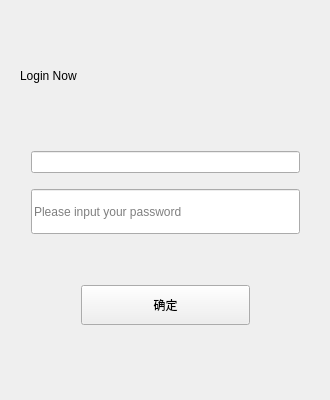
<?xml version="1.0" encoding="UTF-8"?>
<ui version="4.0">
 <class>LoginClass</class>
 <widget class="QWidget" name="LoginClass">
  <property name="geometry">
   <rect>
    <x>0</x>
    <y>0</y>
    <width>330</width>
    <height>400</height>
   </rect>
  </property>
  <property name="windowTitle">
   <string>Login</string>
  </property>
  <widget class="QLabel" name="label_2">
   <property name="geometry">
    <rect>
     <x>20</x>
     <y>50</y>
     <width>281</width>
     <height>51</height>
    </rect>
   </property>
   <property name="styleSheet">
    <string notr="true">font: 87 20pt &quot;Arial Black&quot;;</string>
   </property>
   <property name="text">
    <string>Login Now</string>
   </property>
  </widget>
  <widget class="QWidget" name="layoutWidget">
   <property name="geometry">
    <rect>
     <x>20</x>
     <y>130</y>
     <width>291</width>
     <height>127</height>
    </rect>
   </property>
   <layout class="QVBoxLayout" name="verticalLayout">
    <item>
     <widget class="QLineEdit" name="lineEdit"/>
    </item>
    <item>
     <widget class="QLineEdit" name="lineEdit_password">
      <property name="minimumSize">
       <size>
        <width>0</width>
        <height>45</height>
       </size>
      </property>
      <property name="styleSheet">
       <string notr="true"/>
      </property>
      <property name="echoMode">
       <enum>QLineEdit::Password</enum>
      </property>
      <property name="placeholderText">
       <string>Please input your password</string>
      </property>
     </widget>
    </item>
   </layout>
  </widget>
  <widget class="QWidget" name="layoutWidget_2">
   <property name="geometry">
    <rect>
     <x>70</x>
     <y>270</y>
     <width>191</width>
     <height>71</height>
    </rect>
   </property>
   <layout class="QHBoxLayout" name="horizontalLayout">
    <item>
     <widget class="QPushButton" name="btn_signin">
      <property name="minimumSize">
       <size>
        <width>50</width>
        <height>40</height>
       </size>
      </property>
      <property name="styleSheet">
       <string notr="true"/>
      </property>
      <property name="text">
       <string>确定</string>
      </property>
     </widget>
    </item>
   </layout>
  </widget>
 </widget>
 <layoutdefault spacing="6" margin="11"/>
 <resources/>
 <connections/>
</ui>
